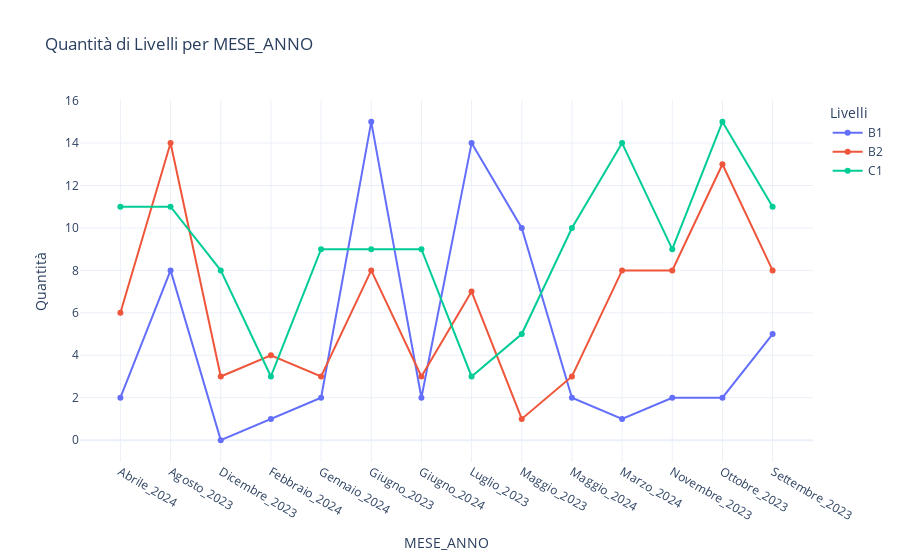

Notebook cell for this chart:
### Code cell
df = df.groupby(['MESE_ANNO', 'Livello']).size().unstack().fillna(0).reset_index()

# Creazione del grafico
fig = go.Figure()

for column in df.columns[1:]:  # Ignora la colonna 'MESE_ANNO'
    fig.add_trace(go.Scatter(x=df['MESE_ANNO'], y=df[column], mode='lines+markers', name=column))

# Impostazioni del layout
fig.update_layout(title='Quantità di Livelli per MESE_ANNO',
                  xaxis_title='MESE_ANNO',
                  yaxis_title='Quantità',
                  legend_title='Livelli',
                  template='plotly_white')

# Mostra il grafico
fig.show()

### Figure 1 — Plotly figure (JSON) as saved in the notebook; plotly's stock layout.template omitted (floating-point values rounded to 4 significant figures)
{"data": [{"mode": "lines+markers", "name": "B1", "type": "scatter", "x": ["Abrile_2024", "Agosto_2023", "Dicembre_2023", "Febbraio_2024", "Gennaio_2024", "Giugno_2023", "Giugno_2024", "Luglio_2023", "Maggio_2023", "Maggio_2024", "Marzo_2024", "Novembre_2023", "Ottobre_2023", "Settembre_2023"], "y": [2, 8, 0, 1, 2, 15, 2, 14, 10, 2, 1, 2, 2, 5]}, {"mode": "lines+markers", "name": "B2", "type": "scatter", "x": ["Abrile_2024", "Agosto_2023", "Dicembre_2023", "Febbraio_2024", "Gennaio_2024", "Giugno_2023", "Giugno_2024", "Luglio_2023", "Maggio_2023", "Maggio_2024", "Marzo_2024", "Novembre_2023", "Ottobre_2023", "Settembre_2023"], "y": [6, 14, 3, 4, 3, 8, 3, 7, 1, 3, 8, 8, 13, 8]}, {"mode": "lines+markers", "name": "C1", "type": "scatter", "x": ["Abrile_2024", "Agosto_2023", "Dicembre_2023", "Febbraio_2024", "Gennaio_2024", "Giugno_2023", "Giugno_2024", "Luglio_2023", "Maggio_2023", "Maggio_2024", "Marzo_2024", "Novembre_2023", "Ottobre_2023", "Settembre_2023"], "y": [11, 11, 8, 3, 9, 9, 9, 3, 5, 10, 14, 9, 15, 11]}], "layout": {"legend": {"title": {"text": "Livelli"}}, "title": {"text": "Quantità di Livelli per MESE_ANNO"}, "xaxis": {"title": {"text": "MESE_ANNO"}}, "yaxis": {"title": {"text": "Quantità"}}}}
